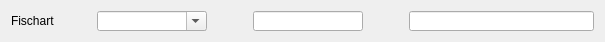
<?xml version="1.0" encoding="UTF-8"?>
<ui version="4.0">
 <class>wgt_Species_Chooser</class>
 <widget class="QWidget" name="wgt_Species_Chooser">
  <property name="geometry">
   <rect>
    <x>0</x>
    <y>0</y>
    <width>573</width>
    <height>33</height>
   </rect>
  </property>
  <property name="windowTitle">
   <string>Form</string>
  </property>
  <layout class="QHBoxLayout" name="horizontalLayout">
   <item>
    <widget class="QLabel" name="label">
     <property name="sizePolicy">
      <sizepolicy hsizetype="Expanding" vsizetype="Preferred">
       <horstretch>0</horstretch>
       <verstretch>0</verstretch>
      </sizepolicy>
     </property>
     <property name="minimumSize">
      <size>
       <width>80</width>
       <height>20</height>
      </size>
     </property>
     <property name="text">
      <string>Fischart</string>
     </property>
     <property name="alignment">
      <set>Qt::AlignLeading|Qt::AlignLeft|Qt::AlignVCenter</set>
     </property>
    </widget>
   </item>
   <item>
    <widget class="QComboBox" name="cb_latin">
     <property name="sizePolicy">
      <sizepolicy hsizetype="Expanding" vsizetype="Preferred">
       <horstretch>0</horstretch>
       <verstretch>0</verstretch>
      </sizepolicy>
     </property>
     <property name="minimumSize">
      <size>
       <width>110</width>
       <height>20</height>
      </size>
     </property>
     <property name="editable">
      <bool>true</bool>
     </property>
    </widget>
   </item>
   <item>
    <spacer name="horizontalSpacer">
     <property name="orientation">
      <enum>Qt::Horizontal</enum>
     </property>
     <property name="sizeType">
      <enum>QSizePolicy::Fixed</enum>
     </property>
     <property name="sizeHint" stdset="0">
      <size>
       <width>40</width>
       <height>20</height>
      </size>
     </property>
    </spacer>
   </item>
   <item>
    <widget class="QLineEdit" name="edit_aphiaid">
     <property name="sizePolicy">
      <sizepolicy hsizetype="Expanding" vsizetype="Preferred">
       <horstretch>0</horstretch>
       <verstretch>0</verstretch>
      </sizepolicy>
     </property>
     <property name="minimumSize">
      <size>
       <width>110</width>
       <height>18</height>
      </size>
     </property>
    </widget>
   </item>
   <item>
    <spacer name="horizontalSpacer_2">
     <property name="orientation">
      <enum>Qt::Horizontal</enum>
     </property>
     <property name="sizeType">
      <enum>QSizePolicy::Fixed</enum>
     </property>
     <property name="sizeHint" stdset="0">
      <size>
       <width>40</width>
       <height>20</height>
      </size>
     </property>
    </spacer>
   </item>
   <item>
    <widget class="QLineEdit" name="edit_latin">
     <property name="sizePolicy">
      <sizepolicy hsizetype="Expanding" vsizetype="Preferred">
       <horstretch>0</horstretch>
       <verstretch>0</verstretch>
      </sizepolicy>
     </property>
     <property name="minimumSize">
      <size>
       <width>185</width>
       <height>18</height>
      </size>
     </property>
    </widget>
   </item>
  </layout>
 </widget>
 <resources/>
 <connections/>
</ui>
